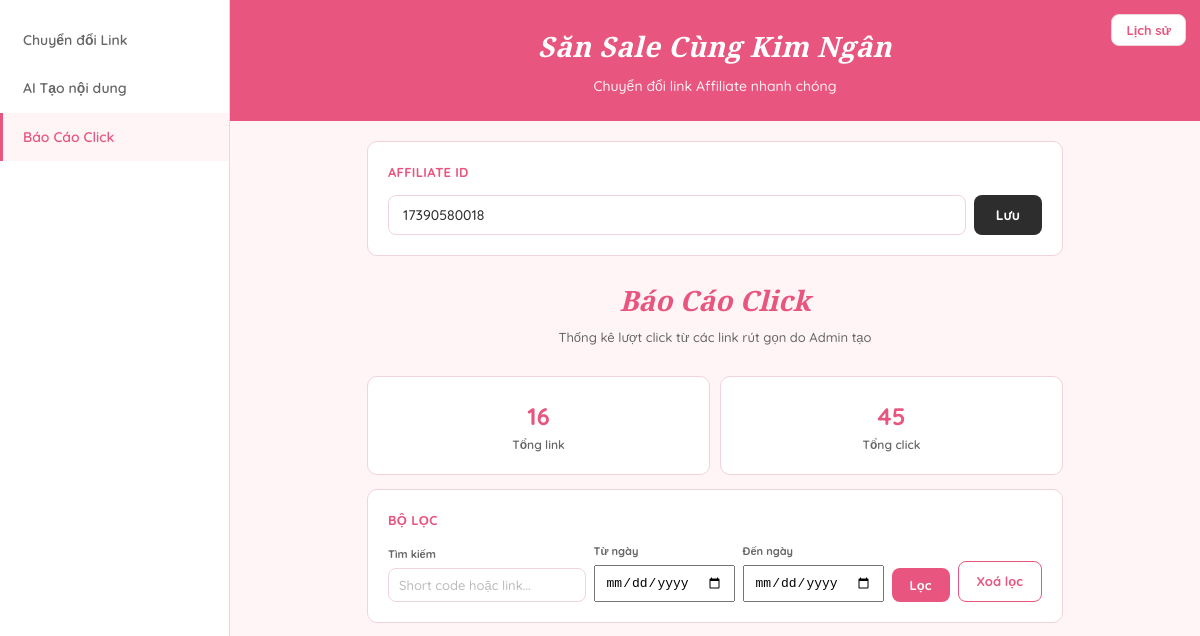
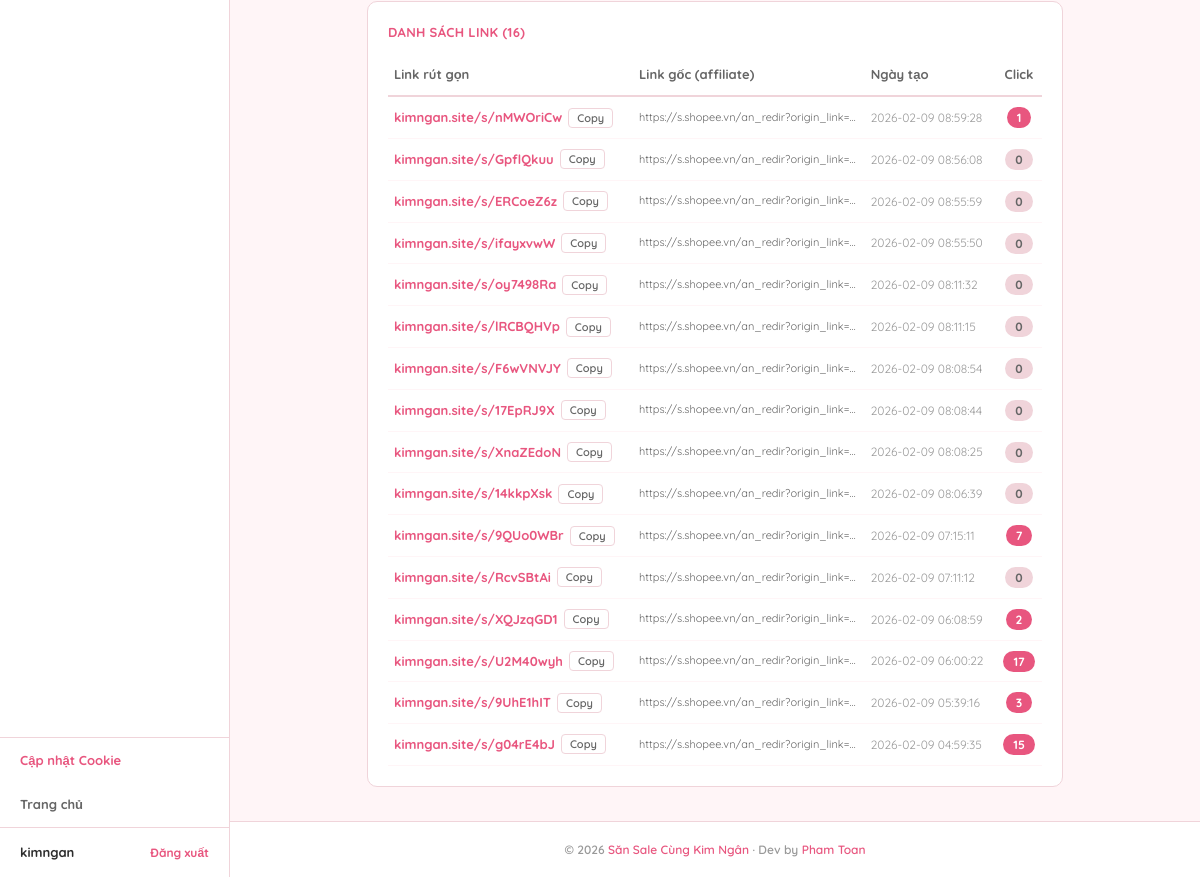
Before: /admin/click-report (signed in) with the older database file (2 pictures, top to bottom).
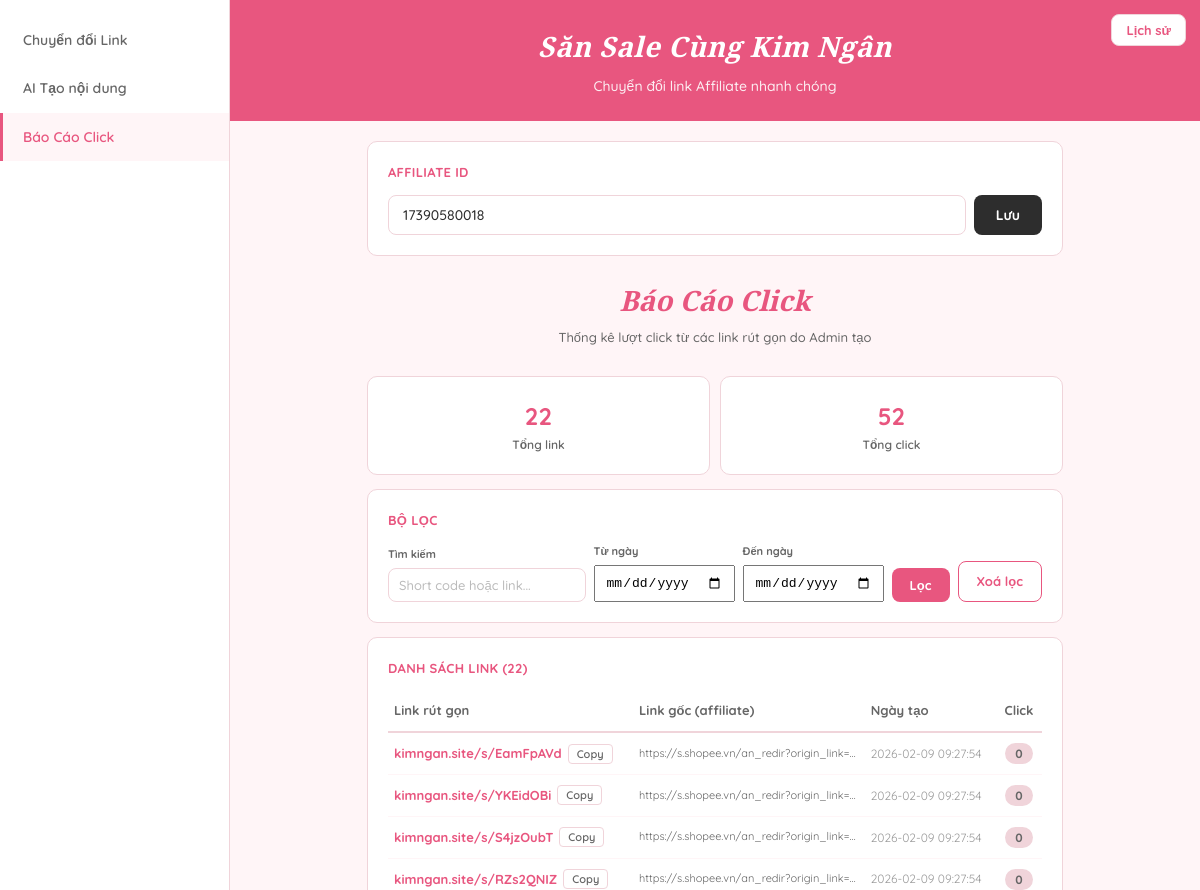
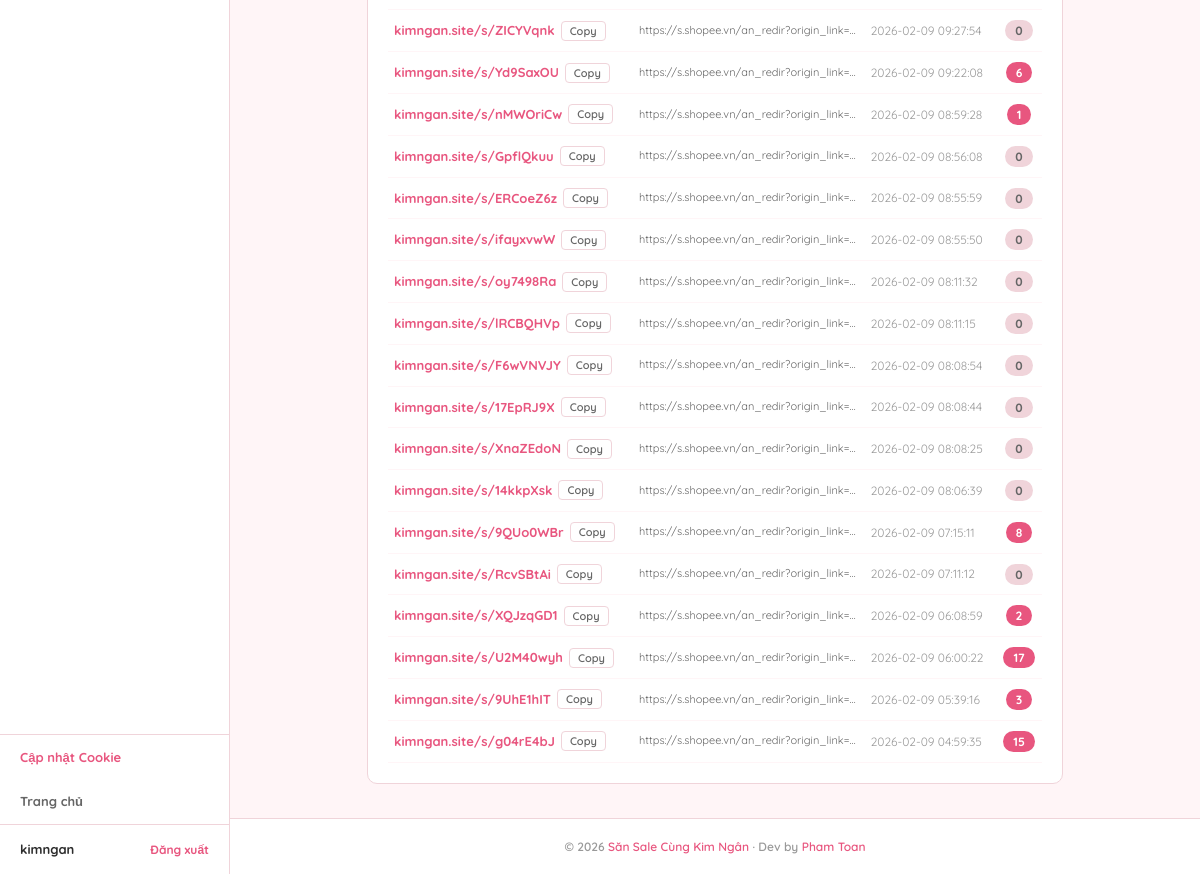
After: the same page with the newer database file (2 pictures, top to bottom).
### tables this page shows
CREATE TABLE settings (
            key TEXT PRIMARY KEY,
            value TEXT NOT NULL
        );

CREATE TABLE short_links (
            id INTEGER PRIMARY KEY AUTOINCREMENT,
            short_code TEXT UNIQUE NOT NULL,
            target_url TEXT NOT NULL,
            created_at TIMESTAMP DEFAULT CURRENT_TIMESTAMP,
            click_count INTEGER DEFAULT 0
        , created_by TEXT DEFAULT NULL);

### app.py (the view)
@app.route("/admin/click-report")
@login_required
def admin_click_report():
    affiliate_id = get_setting("affiliate_id", "")
    search = request.args.get("q", "")
    date_from = request.args.get("from", "")
    date_to = request.args.get("to", "")
    links = get_admin_short_links(search=search, date_from=date_from, date_to=date_to)
    total_clicks = sum(l["click_count"] for l in links)
    return render_template(
        "admin.html",
        page="click-report",
        affiliate_id=affiliate_id,
        user=session.get("user"),
        report_links=links,
        total_clicks=total_clicks,
        total_links=len(links),
        search=search,
        date_from=date_from,
        date_to=date_to,
        short_domain=SHORT_DOMAIN,
    )

### app.py (called while the page is built)
def login_required(f):
    @wraps(f)
    def decorated(*args, **kwargs):
        if "user" not in session:
            return redirect(url_for("login_page"))
        return f(*args, **kwargs)
    return decorated

### database.py (called while the page is built)
def get_db():
    conn = sqlite3.connect(DB_PATH)
    conn.row_factory = sqlite3.Row
    return conn

def get_setting(key, default=""):
    conn = get_db()
    row = conn.execute("SELECT value FROM settings WHERE key = ?", (key,)).fetchone()
    conn.close()
    return row["value"] if row else default

def get_admin_short_links(search="", date_from="", date_to=""):
    conn = get_db()
    query = "SELECT * FROM short_links WHERE created_by IS NOT NULL"
    params = []
    if search:
        query += " AND (short_code LIKE ? OR target_url LIKE ?)"
        params.extend([f"%{search}%", f"%{search}%"])
    if date_from:
        query += " AND date(created_at) >= ?"
        params.append(date_from)
    if date_to:
        query += " AND date(created_at) <= ?"
        params.append(date_to)
    query += " ORDER BY created_at DESC"
    rows = conn.execute(query, params).fetchall()
    conn.close()
    return [dict(r) for r in rows]

### templates/admin.html (shortened to what this page needs)
<!DOCTYPE html>
<html lang="vi">
<head>
</head>
<body>
    <button class="toggle-history" onclick="toggleHistory()">Lịch sử</button>
    <aside class="sidebar" id="sidebar">
        <nav class="sidebar-nav">
            <a class="nav-item {{ 'active' if page == 'convert-link' }}" href="/admin/convert-link">Chuyển đổi Link</a>
            <a class="nav-item {{ 'active' if page == 'ai-content' }}" href="/admin/ai-content">AI Tạo nội dung</a>
            <a class="nav-item {{ 'active' if page == 'click-report' }}" href="/admin/click-report">Báo Cáo Click</a>
        </nav>
        <div class="sidebar-bottom">
            <a href="javascript:void(0)" class="sidebar-home" onclick="openCookieModal()" style="color:var(--primary);">Cập nhật Cookie</a>
            <a href="/" class="sidebar-home">Trang chủ</a>
            <div class="sidebar-footer">
                <span class="sidebar-user">{{ user }}</span>
                <a href="/logout" class="sidebar-logout">Đăng xuất</a>
            </div>
        </div>
    </aside>
    <main class="main" id="mainContent">
        <div class="main-header">
            <h2>Săn Sale Cùng Kim Ngân</h2>
            <p>Chuyển đổi link Affiliate nhanh chóng</p>
        </div>
        <div class="main-body">
            <div class="card">
                <div class="card-title">Affiliate ID</div>
                <div class="aff-row">
                    <input type="text" id="affiliateId" placeholder="Nhập Affiliate ID của bạn"
                           value="{{ affiliate_id }}">
                    <button class="btn btn-dark" onclick="saveAffiliate()">Lưu</button>
                </div>
            </div>
            {% if page == 'convert-link' %}
            <div class="page-title">
                <h3>Chuyển đổi Link</h3>
                <p>Dán link Shopee &mdash; Nhận link Affiliate ngay</p>
            </div>
            <div class="card">
                <div class="card-title">Nhập Link</div>
                <textarea id="linkInput" placeholder="Dán link Shopee vào đây (mỗi link 1 dòng)..." style="min-height:120px;"></textarea>
                <div class="input-actions">
                    <button class="btn btn-outline" onclick="pasteTo('linkInput','linkStatus')">Paste nhanh</button>
                    <button class="btn btn-primary" id="linkConvertBtn" onclick="convertLink()">Chuyển đổi</button>
                </div>
                <div id="linkStatus" class="status"></div>
            </div>
            <div class="card link-results" id="linkResults">
                <div class="card-title">Kết quả</div>
                <textarea id="linkResultOutput" readonly></textarea>
                <div style="margin-top:10px;">
                    <button class="copy-btn" onclick="copyField('linkResultOutput', this)">Copy tất cả</button>
                </div>
            </div>
            {% elif page == 'click-report' %}
            <div class="page-title">
                <h3>Báo Cáo Click</h3>
                <p>Thống kê lượt click từ các link rút gọn do Admin tạo</p>
            </div>
            <div style="display:flex;gap:10px;margin-bottom:14px;">
                <div class="card" style="flex:1;text-align:center;margin-bottom:0;">
                    <div style="font-size:24px;font-weight:700;color:var(--primary);">{{ total_links }}</div>
                    <div style="font-size:12px;font-weight:600;color:var(--text-sec);">Tổng link</div>
                </div>
                <div class="card" style="flex:1;text-align:center;margin-bottom:0;">
                    <div style="font-size:24px;font-weight:700;color:var(--primary);">{{ total_clicks }}</div>
                    <div style="font-size:12px;font-weight:600;color:var(--text-sec);">Tổng click</div>
                </div>
            </div>
            <div class="card">
                <div class="card-title">Bộ lọc</div>
                <form method="GET" action="/admin/click-report" style="display:flex;gap:8px;flex-wrap:wrap;align-items:flex-end;">
                    <div style="flex:1;min-width:140px;">
                        <label style="font-size:11px;font-weight:700;color:var(--text-sec);display:block;margin-bottom:4px;">Tìm kiếm</label>
                        <input type="text" name="q" placeholder="Short code hoặc link..." value="{{ search }}" style="padding:8px 10px;font-size:13px;">
                    </div>
                    <div style="min-width:130px;">
                        <label style="font-size:11px;font-weight:700;color:var(--text-sec);display:block;margin-bottom:4px;">Từ ngày</label>
                        <input type="date" name="from" value="{{ date_from }}" style="padding:8px 10px;font-size:13px;">
                    </div>
                    <div style="min-width:130px;">
                        <label style="font-size:11px;font-weight:700;color:var(--text-sec);display:block;margin-bottom:4px;">Đến ngày</label>
                        <input type="date" name="to" value="{{ date_to }}" style="padding:8px 10px;font-size:13px;">
                    </div>
                    <button type="submit" class="btn btn-primary" style="padding:9px 18px;font-size:13px;">Lọc</button>
                    <a href="/admin/click-report" class="btn btn-outline" style="padding:9px 18px;font-size:13px;text-decoration:none;text-align:center;">Xoá lọc</a>
                </form>
            </div>
            <div class="card">
                <div class="card-title">Danh sách link ({{ report_links|length }})</div>
                <div style="overflow-x:auto;">
                    <table style="width:100%;border-collapse:collapse;font-size:13px;">
                        <thead>
                            <tr style="border-bottom:2px solid var(--border);text-align:left;">
                                <th style="padding:10px 6px;font-weight:700;color:var(--text-sec);">Link rút gọn</th>
                                <th style="padding:10px 6px;font-weight:700;color:var(--text-sec);">Link gốc (affiliate)</th>
                                <th style="padding:10px 6px;font-weight:700;color:var(--text-sec);">Ngày tạo</th>
                                <th style="padding:10px 6px;font-weight:700;color:var(--text-sec);text-align:center;">Click</th>
                            </tr>
                        </thead>
                        <tbody>
                            {% if report_links %}
                                {% for link in report_links %}
                                <tr style="border-bottom:1px solid var(--primary-bg);">
                                    <td style="padding:10px 6px;">
                                        <div style="display:flex;align-items:center;gap:6px;">
                                            <a href="/s/{{ link.short_code }}" target="_blank" style="color:var(--primary);font-weight:700;text-decoration:none;font-size:13px;">
                                                {{ short_domain }}/s/{{ link.short_code }}
                                            </a>
                                            <button onclick="navigator.clipboard.writeText('https://{{ short_domain }}/s/{{ link.short_code }}');this.textContent='OK!';setTimeout(()=>this.textContent='Copy',1500)" style="background:none;border:1px solid var(--border);border-radius:4px;padding:2px 8px;cursor:pointer;font-size:11px;font-family:'Quicksand',sans-serif;font-weight:600;color:var(--text-sec);">Copy</button>
                                        </div>
                                    </td>
                                    <td style="padding:10px 6px;max-width:220px;overflow:hidden;text-overflow:ellipsis;white-space:nowrap;font-size:11px;color:var(--text-sec);" title="{{ link.target_url }}">
                                        {{ link.target_url[:90] }}{% if link.target_url|length > 90 %}...{% endif %}
                                    </td>
                                    <td style="padding:10px 6px;font-size:12px;color:var(--text-muted);white-space:nowrap;">{{ link.created_at }}</td>
                                    <td style="padding:10px 6px;text-align:center;">
                                        <span style="background:{% if link.click_count > 0 %}var(--primary){% else %}var(--border){% endif %};color:{% if link.click_count > 0 %}#fff{% else %}var(--text-sec){% endif %};padding:3px 10px;border-radius:12px;font-size:12px;font-weight:700;">
                                            {{ link.click_count }}
                                        </span>
                                    </td>
                                </tr>
                                {% endfor %}
                            {% endif %}
                        </tbody>
                    </table>
                </div>
            </div>
            {% endif %}
        </div>
        <div class="main-footer">
            &copy; 2026 <span class="accent">Săn Sale Cùng Kim Ngân</span> &middot; Dev by <span class="accent">Pham Toan</span>
        </div>
    </main>
</body>
</html>

### templates/admin.html (style rules this page uses)
* { margin: 0; padding: 0; box-sizing: border-box; }
:root { --primary: #E8567F; --primary-bg: #FFF5F7; --sidebar-bg: #FFFFFF; --card-bg: #FFFFFF; --border: #F0D4DA; --text: #2D2D2D; --text-sec: #666666; --text-muted: #999999; --sidebar-w: 230px; --history-w: 280px; }
body { font-family: 'Quicksand', sans-serif; background: var(--primary-bg); color: var(--text); line-height: 1.6; min-height: 100vh; display: flex; }
.sidebar { width: var(--sidebar-w); background: var(--sidebar-bg); border-right: 1px solid var(--border); display: flex; flex-direction: column; z-index: 100; transition: transform 0.3s ease; position: fixed; top: 0; left: 0; bottom: 0; }
.sidebar-nav { flex: 1; padding: 16px 0; }
.nav-item { display: block; padding: 13px 20px; font-size: 14px; font-weight: 600; color: var(--text-sec); text-decoration: none; border-left: 3px solid transparent; transition: all 0.15s; }
.nav-item.active { background: var(--primary-bg); color: var(--primary); border-left-color: var(--primary); }
.sidebar-bottom { border-top: 1px solid var(--border); }
.sidebar-home { display: block; padding: 12px 20px; font-size: 13px; font-weight: 700; color: var(--text-sec); text-decoration: none; transition: all 0.15s; }
.sidebar-footer { padding: 14px 20px; border-top: 1px solid var(--border); display: flex; align-items: center; justify-content: space-between; }
.sidebar-user { font-size: 13px; font-weight: 700; color: var(--text); }
.sidebar-logout { font-size: 12px; font-weight: 700; color: var(--primary); text-decoration: none; }
.main { margin-left: var(--sidebar-w); flex: 1; display: flex; flex-direction: column; min-height: 100vh; transition: margin 0.3s ease; }
.main-header { background: var(--primary); padding: 24px 32px; color: #fff; text-align: center; }
.main-header h2 { font-family: 'Playfair Display', Georgia, serif; font-size: 28px; font-weight: 700; font-style: italic; letter-spacing: 0.5px; }
.main-header p { font-size: 14px; margin-top: 6px; opacity: 0.9; font-weight: 500; }
.page-title { text-align: center; margin-bottom: 20px; padding: 8px 0; }
.page-title h3 { font-family: 'Playfair Display', Georgia, serif; font-size: 28px; font-weight: 700; font-style: italic; color: var(--primary); margin-bottom: 4px; }
.page-title p { font-size: 13px; color: var(--text-sec); font-weight: 500; }
.main-body { flex: 1; padding: 20px 32px; max-width: 760px; margin: 0 auto; width: 100%; }
.main-footer { padding: 18px 24px; text-align: center; font-size: 12px; font-weight: 600; color: var(--text-muted); border-top: 1px solid var(--border); background: var(--card-bg); margin-top: auto; }
.main-footer .accent { color: var(--primary); }
.btn { padding: 10px 22px; border: none; border-radius: 8px; font-size: 14px; font-weight: 700; font-family: 'Quicksand', sans-serif; cursor: pointer; transition: opacity 0.15s; white-space: nowrap; }
.btn-primary { background: var(--primary); color: #fff; }
.btn-dark { background: var(--text); color: #fff; }
.btn-outline { background: #fff; color: var(--primary); border: 1.5px solid var(--primary); }
.card { background: var(--card-bg); border-radius: 10px; padding: 20px; margin-bottom: 14px; border: 1px solid var(--border); }
.card-title { font-size: 13px; font-weight: 700; color: var(--primary); margin-bottom: 12px; text-transform: uppercase; letter-spacing: 0.3px; }
input[type="text"], input[type="password"], textarea { width: 100%; padding: 10px 14px; border: 1.5px solid var(--border); border-radius: 8px; font-size: 14px; font-weight: 500; font-family: 'Quicksand', sans-serif; color: var(--text); background: #fff; transition: border-color 0.2s; }
input::placeholder, textarea::placeholder { color: #bbb; }
.aff-row { display: flex; gap: 8px; }
.toggle-history { position: fixed; top: 14px; right: 14px; z-index: 40; background: var(--card-bg); border: 1px solid var(--border); border-radius: 8px; padding: 7px 14px; cursor: pointer; font-size: 13px; font-weight: 700; font-family: 'Quicksand', sans-serif; color: var(--primary); }

Changed rows visible on the page:
added short_links: short_domain "kimngan.site", short_code "EamFpAVd", target_url "https://s.shopee.vn/an_redir?origin_link=…", created_at "2026-02-09 09:27:54", click_count "0"
added short_links: short_domain "kimngan.site", short_code "YKEidOBi", target_url "https://s.shopee.vn/an_redir?origin_link=…", created_at "2026-02-09 09:27:54", click_count "0"
added short_links: short_domain "kimngan.site", short_code "S4jzOubT", target_url "https://s.shopee.vn/an_redir?origin_link=…", created_at "2026-02-09 09:27:54", click_count "0"
added short_links: short_domain "kimngan.site", short_code "RZs2QNIZ", target_url "https://s.shopee.vn/an_redir?origin_link=…", created_at "2026-02-09 09:27:54", click_count "0"
added short_links: short_domain "kimngan.site", short_code "ZICYVqnk", target_url "https://s.shopee.vn/an_redir?origin_link=…", created_at "2026-02-09 09:27:54", click_count "0"
added short_links: short_domain "kimngan.site", short_code "Yd9SaxOU", target_url "https://s.shopee.vn/an_redir?origin_link=…", created_at "2026-02-09 09:22:08", click_count "6"
changed short_links "9QUo0WBr": click_count "7" → "8"
Other visible differences:
{{ total_links }}: "16" → "22"
{{ total_clicks }}: "45" → "52"
{{ report_links|length }}: "16" → "22"
